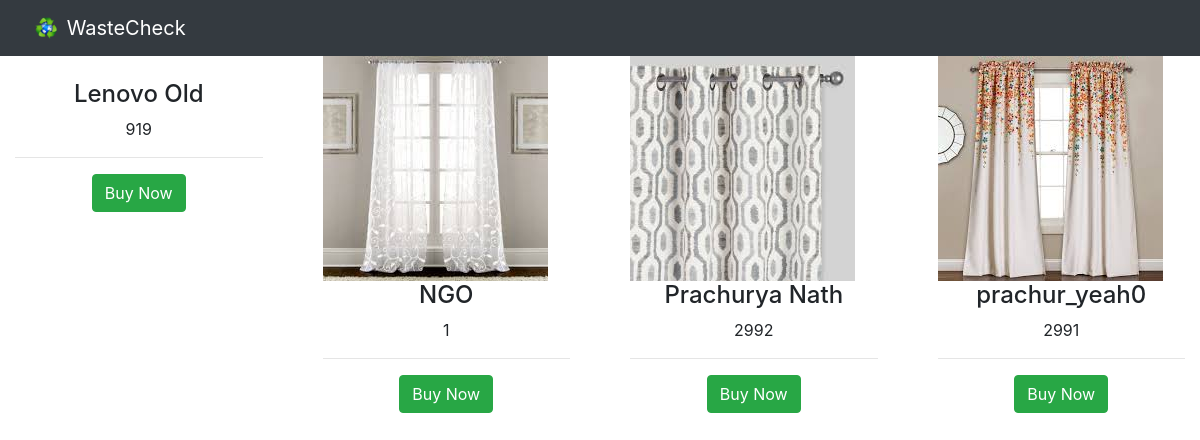
/try, run on an earlier commit of the app's database.
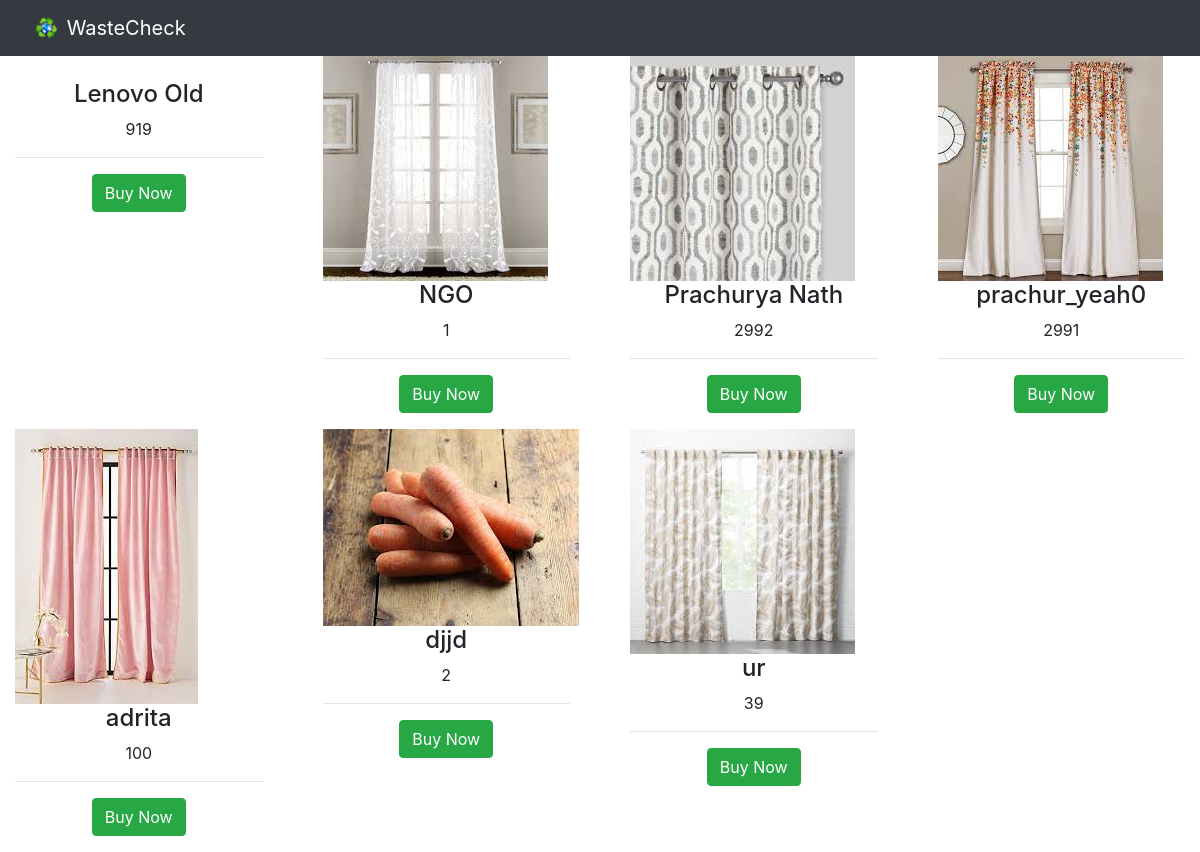
And on a later commit of the database.
### app.py (models this page shows)
class Product(db.Model):
    id = db.Column(db.Integer, primary_key=True)
    name = db.Column(db.String(50), unique=True)
    price = db.Column(db.Integer) #in cents
    accid = db.Column(db.String(50))
    description = db.Column(db.String(500))
    image = db.Column(db.String(100))

### app.py (the view)
@app.route('/try', methods=['GET'])
def index():
    products = Product.query.all()
    return render_template('try.html', products=products)

### templates/try.html (shortened to what this page needs)
<!DOCTYPE html>
<html lang="en">
<head>
    <link rel="stylesheet" href="https://maxcdn.bootstrapcdn.com/bootstrap/4.5.2/css/bootstrap.min.css">
</head>
<body>
    <nav class="navbar navbar-dark bg-dark" id="nav-title">
        <div class="container-fluid">
          <a class="navbar-brand" href="../">
            <img src="/static/img/logo.png" alt="" width="30" height="24" class="d-inline-block align-text-top" >
            WasteCheck
          </a>
        </div>
      </nav>
      <div class="row">
        {% for product in products %}
        <div class="col-lg-3">
            <div class="col-xs-12 col-sm-12 col-md-12 col-lg-12">
                <div class="thumbnail">
                    <a>
                        <img src="{{ product.image }}" alt="">
                    </a>
                    <div class="caption text-center">
                        <h4 class="bold">{{ product.name }}</h4>
                        <p>
                            {{ product.price }}
                        </p>
                        <hr />
                        <p>
                            <div><button  data-price="{{product.price}}" data-name="{{product.name}}" data-accid="{{product.accid}}" class="btn-buy btn btn-success">Buy Now</button></div>
                        </p>
                    </div>
                </div>
            </div>
        </div>
        {% endfor %}
    </div>
</body>
</html>

What changed in the data, as far as the page shows it:
added Product: image (picture), name "adrita", price "100"
added Product: image (picture), name "djjd", price "2"
added Product: image (picture), name "ur", price "39"
